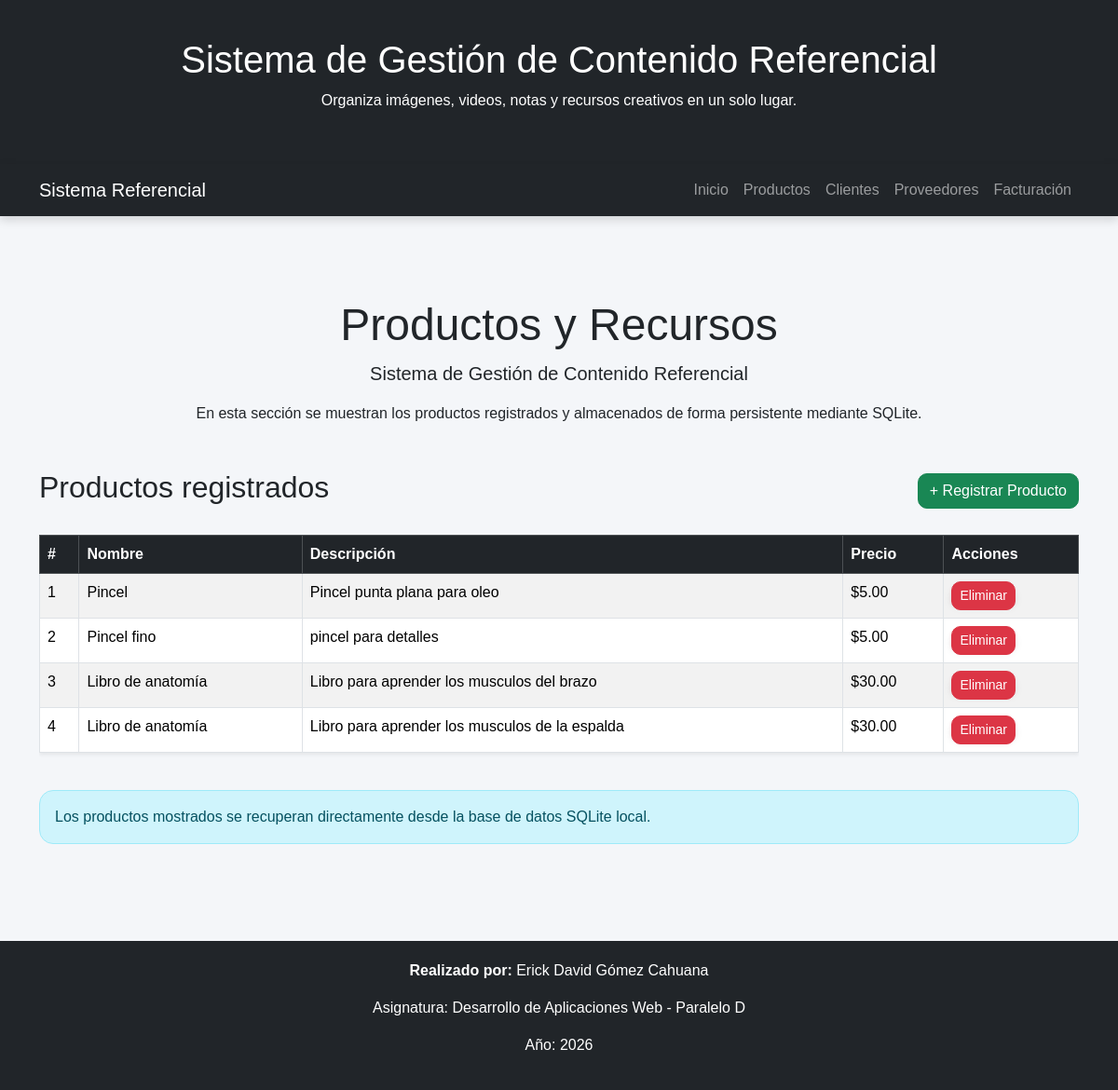
The page /productos on the database its author committed.
### tables this page shows
CREATE TABLE productos (

            id INTEGER PRIMARY KEY AUTOINCREMENT,

            nombre TEXT NOT NULL,

            descripcion TEXT NOT NULL,

            precio REAL NOT NULL

        );

### app.py (the view)
@app.route("/productos")
def productos():
    conn = get_db_connection()
    productos = conn.execute("""
        SELECT id, nombre, descripcion, precio
        FROM productos
        ORDER BY id ASC
    """).fetchall()
    conn.close()
    return render_template(
        "productos.html",
        productos=productos
    )

### app.py (called while the page is built)
def get_db_connection():
    conn = sqlite3.connect(DATABASE)
    conn.row_factory = sqlite3.Row
    return conn

### templates/productos.html (shortened to what this page needs)
{% extends "base.html" %}
{% block content %}
<section class="container py-5">
    <div class="text-center mb-5">
        <h2 class="display-5">
            Productos y Recursos
        </h2>
        <p class="lead">
            Sistema de Gestión de Contenido Referencial
        </p>
        <p>
            En esta sección se muestran los productos registrados
            y almacenados de forma persistente mediante SQLite.
        </p>
    </div>
    <div class="d-flex justify-content-between align-items-center mb-4">
        <h2>
            Productos registrados
        </h2>
        <a
            href="{{ url_for('formulario_producto') }}"
            class="btn btn-success"
        >
            + Registrar Producto
        </a>
    </div>
    {% if productos %}
        <div class="table-responsive">
            <table class="table table-striped table-hover table-bordered shadow-sm">
                <thead class="table-dark">
                    <tr>
                        <th>#</th>
                        <th>Nombre</th>
                        <th>Descripción</th>
                        <th>Precio</th>
                        <th>Acciones</th>
                    </tr>
                </thead>
                <tbody>
                    {% for producto in productos %}
                        <tr>
                            <td>
                                {{ loop.index }}
                            </td>
                            <td>
                                {{ producto["nombre"] }}
                            </td>
                            <td>
                                {{ producto["descripcion"] }}
                            </td>
                            <td>
                                ${{ "%.2f"|format(producto["precio"]) }}
                            </td>
                            <td>
                                <form
                                    action="{{ url_for('eliminar_producto', id=producto['id']) }}"
                                    method="POST"
                                    onsubmit="return confirm('¿Estás seguro de eliminar este producto?');"
                                    style="display: inline; margin: 0; padding: 0; background: transparent; border: none;"
                                >
                                    <button
                                        type="submit"
                                        class="btn btn-danger btn-sm"
                                    >
                                        Eliminar
                                    </button>
                                </form>
                            </td>
                        </tr>
                    {% endfor %}
                </tbody>
            </table>
        </div>
    {% else %}
        <div class="alert alert-warning text-center">
            Todavía no hay productos registrados.
        </div>
    {% endif %}
    <div class="alert alert-info mt-4">
        Los productos mostrados se recuperan directamente
        desde la base de datos SQLite local.
    </div>
</section>
{% endblock %}

### templates/base.html (shortened to what this page needs)
<!DOCTYPE html>
<html lang="es">
<head>
    <link
        href="https://cdn.jsdelivr.net/npm/bootstrap@5.3.7/dist/css/bootstrap.min.css"
        rel="stylesheet">
    <link
        rel="stylesheet"
        href="{{ url_for('static', filename='css/style.css') }}">
</head>
<body>
<header>
    <div class="container text-center">
        <h1>
            Sistema de Gestión de Contenido Referencial
        </h1>
        <p>
            Organiza imágenes, videos, notas y recursos creativos
            en un solo lugar.
        </p>
    </div>
</header>
{% include "components/navbar.html" %}
<main>
    {% block content %}
    {% endblock %}
</main>
{% include "components/footer.html" %}
</body>
</html>

### templates/components/navbar.html (shortened to what this page needs)
<nav class="navbar navbar-expand-lg navbar-dark bg-dark">
    <div class="container">
        <a
            class="navbar-brand"
            href="{{ url_for('inicio') }}">
            Sistema Referencial
        </a>
        <div
            class="collapse navbar-collapse"
            id="menuPrincipal">
            <ul class="navbar-nav ms-auto">
                <li class="nav-item">
                    <a
                        class="nav-link"
                        href="{{ url_for('inicio') }}">
                        Inicio
                    </a>
                </li>
                <li class="nav-item">
                    <a
                        class="nav-link"
                        href="{{ url_for('productos') }}">
                        Productos
                    </a>
                </li>
                <li class="nav-item">
                    <a
                        class="nav-link"
                        href="{{ url_for('clientes') }}">
                        Clientes
                    </a>
                </li>
                <li class="nav-item">
                    <a
                        class="nav-link"
                        href="{{ url_for('proveedores') }}">
                        Proveedores
                    </a>
                </li>
                <li class="nav-item">
                    <a
                        class="nav-link"
                        href="{{ url_for('facturacion') }}">
                        Facturación
                    </a>
                </li>
            </ul>
        </div>
    </div>
</nav>

### templates/components/footer.html
<footer>
    <div class="container text-center">
        <p>
            <strong>
                Realizado por:
            </strong>
            Erick David Gómez Cahuana
        </p>
        <p>
            Asignatura:
            Desarrollo de Aplicaciones Web - Paralelo D
        </p>
        <p>
            Año: 2026
        </p>
    </div>
</footer>

### static/css/style.css (style rules this page uses)
body { background-color:#f4f6f9; font-family:Arial, Helvetica, sans-serif; }
header { background:#212529; color:white; padding:40px; text-align:center; }
section { margin-top:40px; margin-bottom:40px; }
form { background:white; padding:25px; border-radius:15px; box-shadow:0px 4px 10px rgba(0,0,0,.1); }
footer { background:#212529; color:white; text-align:center; padding:20px; margin-top:40px; }
.btn { border-radius:10px; }
.navbar { box-shadow:0 4px 10px rgba(0,0,0,.15); }
.btn { transition:.3s; }
.alert { border-radius:15px; }

### rows shown on the page
productos: nombre "Pincel", descripcion "Pincel punta plana para oleo", precio "5.00"
productos: nombre "Pincel fino", descripcion "pincel para detalles", precio "5.00"
productos: nombre "Libro de anatomía", descripcion "Libro para aprender los musculos del brazo", precio "30.00"
productos: nombre "Libro de anatomía", descripcion "Libro para aprender los musculos de la espalda", precio "30.00"
